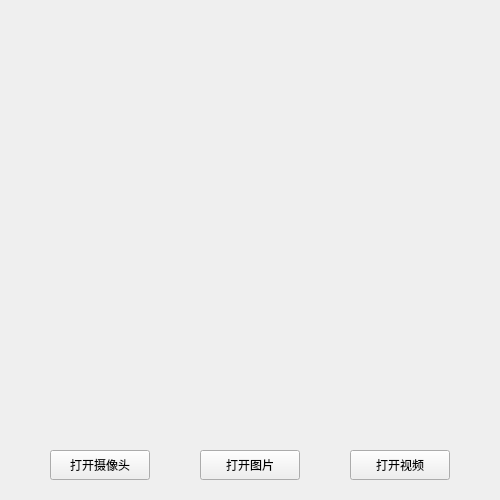
<?xml version="1.0" encoding="UTF-8"?>
<ui version="4.0">
 <class>Form</class>
 <widget class="QWidget" name="Form">
  <property name="geometry">
   <rect>
    <x>0</x>
    <y>0</y>
    <width>500</width>
    <height>500</height>
   </rect>
  </property>
  <property name="windowTitle">
   <string>口罩佩戴识别实时检测系统</string>
  </property>
  <property name="windowOpacity">
   <double>0.000000000000000</double>
  </property>
  <widget class="QLabel" name="detectDisplayLab">
   <property name="geometry">
    <rect>
     <x>40</x>
     <y>20</y>
     <width>416</width>
     <height>416</height>
    </rect>
   </property>
   <property name="text">
    <string/>
   </property>
   <property name="scaledContents">
    <bool>false</bool>
   </property>
  </widget>
  <widget class="QPushButton" name="openCameraBtn">
   <property name="geometry">
    <rect>
     <x>50</x>
     <y>450</y>
     <width>100</width>
     <height>30</height>
    </rect>
   </property>
   <property name="text">
    <string>打开摄像头</string>
   </property>
   <property name="autoRepeatDelay">
    <number>300</number>
   </property>
  </widget>
  <widget class="QPushButton" name="openImageBtn">
   <property name="geometry">
    <rect>
     <x>200</x>
     <y>450</y>
     <width>100</width>
     <height>30</height>
    </rect>
   </property>
   <property name="text">
    <string>打开图片</string>
   </property>
  </widget>
  <widget class="QPushButton" name="openVideoBtn">
   <property name="geometry">
    <rect>
     <x>350</x>
     <y>450</y>
     <width>100</width>
     <height>30</height>
    </rect>
   </property>
   <property name="text">
    <string>打开视频</string>
   </property>
  </widget>
 </widget>
 <resources/>
 <connections>
  <connection>
   <sender>openCameraBtn</sender>
   <signal>clicked()</signal>
   <receiver>Form</receiver>
   <slot>open_camera_click()</slot>
   <hints>
    <hint type="sourcelabel">
     <x>79</x>
     <y>459</y>
    </hint>
    <hint type="destinationlabel">
     <x>212</x>
     <y>0</y>
    </hint>
   </hints>
  </connection>
  <connection>
   <sender>openVideoBtn</sender>
   <signal>clicked()</signal>
   <receiver>Form</receiver>
   <slot>open_video_click()</slot>
   <hints>
    <hint type="sourcelabel">
     <x>429</x>
     <y>459</y>
    </hint>
    <hint type="destinationlabel">
     <x>249</x>
     <y>249</y>
    </hint>
   </hints>
  </connection>
  <connection>
   <sender>openImageBtn</sender>
   <signal>clicked()</signal>
   <receiver>Form</receiver>
   <slot>open_image_click()</slot>
   <hints>
    <hint type="sourcelabel">
     <x>259</x>
     <y>459</y>
    </hint>
    <hint type="destinationlabel">
     <x>249</x>
     <y>249</y>
    </hint>
   </hints>
  </connection>
 </connections>
 <slots>
  <slot>open_camera_click()</slot>
  <slot>open_video_click()</slot>
  <slot>open_image_click()</slot>
 </slots>
</ui>
